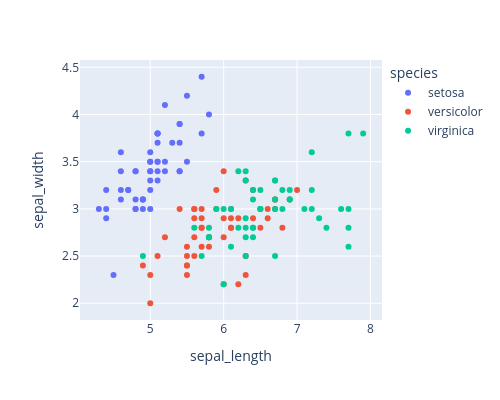

This figure's notebook cell:
### Code cell
# add more data to the hover feature
fig = px.scatter(df, x="sepal_length", y="sepal_width",color='species',
                 width=500, height=400,
                hover_data=['petal_length','petal_width'],hover_name='species_id')
fig.show()

### Figure 1 — Plotly figure (JSON) as saved in the notebook; plotly's stock layout.template omitted (floating-point values rounded to 4 significant figures)
{"data": [{"customdata": [[1.4, 0.2], [1.4, 0.2], [1.3, 0.2], [1.5, 0.2], [1.4, 0.2], [1.7, 0.4], [1.4, 0.3], [1.5, 0.2], [1.4, 0.2], [1.5, 0.1], [1.5, 0.2], [1.6, 0.2], [1.4, 0.1], [1.1, 0.1], [1.2, 0.2], [1.5, 0.4], [1.3, 0.4], [1.4, 0.3], [1.7, 0.3], [1.5, 0.3], [1.7, 0.2], [1.5, 0.4], [1.0, 0.2], [1.7, 0.5], [1.9, 0.2], [1.6, 0.2], [1.6, 0.4], [1.5, 0.2], [1.4, 0.2], [1.6, 0.2], [1.6, 0.2], [1.5, 0.4], [1.5, 0.1], [1.4, 0.2], [1.5, 0.1], [1.2, 0.2], [1.3, 0.2], [1.5, 0.1], [1.3, 0.2], [1.5, 0.2], [1.3, 0.3], [1.3, 0.3], [1.3, 0.2], [1.6, 0.6], [1.9, 0.4], [1.4, 0.3], [1.6, 0.2], [1.4, 0.2], [1.5, 0.2], [1.4, 0.2]], "hovertemplate": "<b>%{hovertext}</b><br><br>species=setosa<br>sepal_length=%{x}<br>sepal_width=%{y}<br>petal_length=%{customdata[0]}<br>petal_width=%{customdata[1]}<extra></extra>", "hovertext": [1.0, 1.0, 1.0, 1.0, 1.0, 1.0, 1.0, 1.0, 1.0, 1.0, 1.0, 1.0, 1.0, 1.0, 1.0, 1.0, 1.0, 1.0, 1.0, 1.0, 1.0, 1.0, 1.0, 1.0, 1.0, 1.0, 1.0, 1.0, 1.0, 1.0, 1.0, 1.0, 1.0, 1.0, 1.0, 1.0, 1.0, 1.0, 1.0, 1.0, 1.0, 1.0, 1.0, 1.0, 1.0, 1.0, 1.0, 1.0, 1.0, 1.0], "legendgroup": "setosa", "marker": {"color": "#636efa", "symbol": "circle"}, "mode": "markers", "name": "setosa", "orientation": "v", "showlegend": true, "type": "scatter", "x": [5.1, 4.9, 4.7, 4.6, 5.0, 5.4, 4.6, 5.0, 4.4, 4.9, 5.4, 4.8, 4.8, 4.3, 5.8, 5.7, 5.4, 5.1, 5.7, 5.1, 5.4, 5.1, 4.6, 5.1, 4.8, 5.0, 5.0, 5.2, 5.2, 4.7, 4.8, 5.4, 5.2, 5.5, 4.9, 5.0, 5.5, 4.9, 4.4, 5.1, 5.0, 4.5, 4.4, 5.0, 5.1, 4.8, 5.1, 4.6, 5.3, 5.0], "xaxis": "x", "y": [3.5, 3.0, 3.2, 3.1, 3.6, 3.9, 3.4, 3.4, 2.9, 3.1, 3.7, 3.4, 3.0, 3.0, 4.0, 4.4, 3.9, 3.5, 3.8, 3.8, 3.4, 3.7, 3.6, 3.3, 3.4, 3.0, 3.4, 3.5, 3.4, 3.2, 3.1, 3.4, 4.1, 4.2, 3.1, 3.2, 3.5, 3.1, 3.0, 3.4, 3.5, 2.3, 3.2, 3.5, 3.8, 3.0, 3.8, 3.2, 3.7, 3.3], "yaxis": "y"}, {"customdata": [[4.7, 1.4], [4.5, 1.5], [4.9, 1.5], [4.0, 1.3], [4.6, 1.5], [4.5, 1.3], [4.7, 1.6], [3.3, 1.0], [4.6, 1.3], [3.9, 1.4], [3.5, 1.0], [4.2, 1.5], [4.0, 1.0], [4.7, 1.4], [3.6, 1.3], [4.4, 1.4], [4.5, 1.5], [4.1, 1.0], [4.5, 1.5], [3.9, 1.1], [4.8, 1.8], [4.0, 1.3], [4.9, 1.5], [4.7, 1.2], [4.3, 1.3], [4.4, 1.4], [4.8, 1.4], [5.0, 1.7], [4.5, 1.5], [3.5, 1.0], [3.8, 1.1], [3.7, 1.0], [3.9, 1.2], [5.1, 1.6], [4.5, 1.5], [4.5, 1.6], [4.7, 1.5], [4.4, 1.3], [4.1, 1.3], [4.0, 1.3], [4.4, 1.2], [4.6, 1.4], [4.0, 1.2], [3.3, 1.0], [4.2, 1.3], [4.2, 1.2], [4.2, 1.3], [4.3, 1.3], [3.0, 1.1], [4.1, 1.3]], "hovertemplate": "<b>%{hovertext}</b><br><br>species=versicolor<br>sepal_length=%{x}<br>sepal_width=%{y}<br>petal_length=%{customdata[0]}<br>petal_width=%{customdata[1]}<extra></extra>", "hovertext": [2.0, 2.0, 2.0, 2.0, 2.0, 2.0, 2.0, 2.0, 2.0, 2.0, 2.0, 2.0, 2.0, 2.0, 2.0, 2.0, 2.0, 2.0, 2.0, 2.0, 2.0, 2.0, 2.0, 2.0, 2.0, 2.0, 2.0, 2.0, 2.0, 2.0, 2.0, 2.0, 2.0, 2.0, 2.0, 2.0, 2.0, 2.0, 2.0, 2.0, 2.0, 2.0, 2.0, 2.0, 2.0, 2.0, 2.0, 2.0, 2.0, 2.0], "legendgroup": "versicolor", "marker": {"color": "#EF553B", "symbol": "circle"}, "mode": "markers", "name": "versicolor", "orientation": "v", "showlegend": true, "type": "scatter", "x": [7.0, 6.4, 6.9, 5.5, 6.5, 5.7, 6.3, 4.9, 6.6, 5.2, 5.0, 5.9, 6.0, 6.1, 5.6, 6.7, 5.6, 5.8, 6.2, 5.6, 5.9, 6.1, 6.3, 6.1, 6.4, 6.6, 6.8, 6.7, 6.0, 5.7, 5.5, 5.5, 5.8, 6.0, 5.4, 6.0, 6.7, 6.3, 5.6, 5.5, 5.5, 6.1, 5.8, 5.0, 5.6, 5.7, 5.7, 6.2, 5.1, 5.7], "xaxis": "x", "y": [3.2, 3.2, 3.1, 2.3, 2.8, 2.8, 3.3, 2.4, 2.9, 2.7, 2.0, 3.0, 2.2, 2.9, 2.9, 3.1, 3.0, 2.7, 2.2, 2.5, 3.2, 2.8, 2.5, 2.8, 2.9, 3.0, 2.8, 3.0, 2.9, 2.6, 2.4, 2.4, 2.7, 2.7, 3.0, 3.4, 3.1, 2.3, 3.0, 2.5, 2.6, 3.0, 2.6, 2.3, 2.7, 3.0, 2.9, 2.9, 2.5, 2.8], "yaxis": "y"}, {"customdata": [[6.0, 2.5], [5.1, 1.9], [5.9, 2.1], [5.6, 1.8], [5.8, 2.2], [6.6, 2.1], [4.5, 1.7], [6.3, 1.8], [5.8, 1.8], [6.1, 2.5], [5.1, 2.0], [5.3, 1.9], [5.5, 2.1], [5.0, 2.0], [5.1, 2.4], [5.3, 2.3], [5.5, 1.8], [6.7, 2.2], [6.9, 2.3], [5.0, 1.5], [5.7, 2.3], [4.9, 2.0], [6.7, 2.0], [4.9, 1.8], [5.7, 2.1], [6.0, 1.8], [4.8, 1.8], [4.9, 1.8], [5.6, 2.1], [5.8, 1.6], [6.1, 1.9], [6.4, 2.0], [5.6, 2.2], [5.1, 1.5], [5.6, 1.4], [6.1, 2.3], [5.6, 2.4], [5.5, 1.8], [4.8, 1.8], [5.4, 2.1], [5.6, 2.4], [5.1, 2.3], [5.1, 1.9], [5.9, 2.3], [5.7, 2.5], [5.2, 2.3], [5.0, 1.9], [5.2, 2.0], [5.4, 2.3], [5.1, 1.8]], "hovertemplate": "<b>%{hovertext}</b><br><br>species=virginica<br>sepal_length=%{x}<br>sepal_width=%{y}<br>petal_length=%{customdata[0]}<br>petal_width=%{customdata[1]}<extra></extra>", "hovertext": [3.0, 3.0, 3.0, 3.0, 3.0, 3.0, 3.0, 3.0, 3.0, 3.0, 3.0, 3.0, 3.0, 3.0, 3.0, 3.0, 3.0, 3.0, 3.0, 3.0, 3.0, 3.0, 3.0, 3.0, 3.0, 3.0, 3.0, 3.0, 3.0, 3.0, 3.0, 3.0, 3.0, 3.0, 3.0, 3.0, 3.0, 3.0, 3.0, 3.0, 3.0, 3.0, 3.0, 3.0, 3.0, 3.0, 3.0, 3.0, 3.0, 3.0], "legendgroup": "virginica", "marker": {"color": "#00cc96", "symbol": "circle"}, "mode": "markers", "name": "virginica", "orientation": "v", "showlegend": true, "type": "scatter", "x": [6.3, 5.8, 7.1, 6.3, 6.5, 7.6, 4.9, 7.3, 6.7, 7.2, 6.5, 6.4, 6.8, 5.7, 5.8, 6.4, 6.5, 7.7, 7.7, 6.0, 6.9, 5.6, 7.7, 6.3, 6.7, 7.2, 6.2, 6.1, 6.4, 7.2, 7.4, 7.9, 6.4, 6.3, 6.1, 7.7, 6.3, 6.4, 6.0, 6.9, 6.7, 6.9, 5.8, 6.8, 6.7, 6.7, 6.3, 6.5, 6.2, 5.9], "xaxis": "x", "y": [3.3, 2.7, 3.0, 2.9, 3.0, 3.0, 2.5, 2.9, 2.5, 3.6, 3.2, 2.7, 3.0, 2.5, 2.8, 3.2, 3.0, 3.8, 2.6, 2.2, 3.2, 2.8, 2.8, 2.7, 3.3, 3.2, 2.8, 3.0, 2.8, 3.0, 2.8, 3.8, 2.8, 2.8, 2.6, 3.0, 3.4, 3.1, 3.0, 3.1, 3.1, 3.1, 2.7, 3.2, 3.3, 3.0, 2.5, 3.0, 3.4, 3.0], "yaxis": "y"}], "layout": {"height": 400, "legend": {"title": {"text": "species"}, "tracegroupgap": 0}, "margin": {"t": 60}, "width": 500, "xaxis": {"anchor": "y", "domain": [0, 1], "title": {"text": "sepal_length"}}, "yaxis": {"anchor": "x", "domain": [0, 1], "title": {"text": "sepal_width"}}}}
